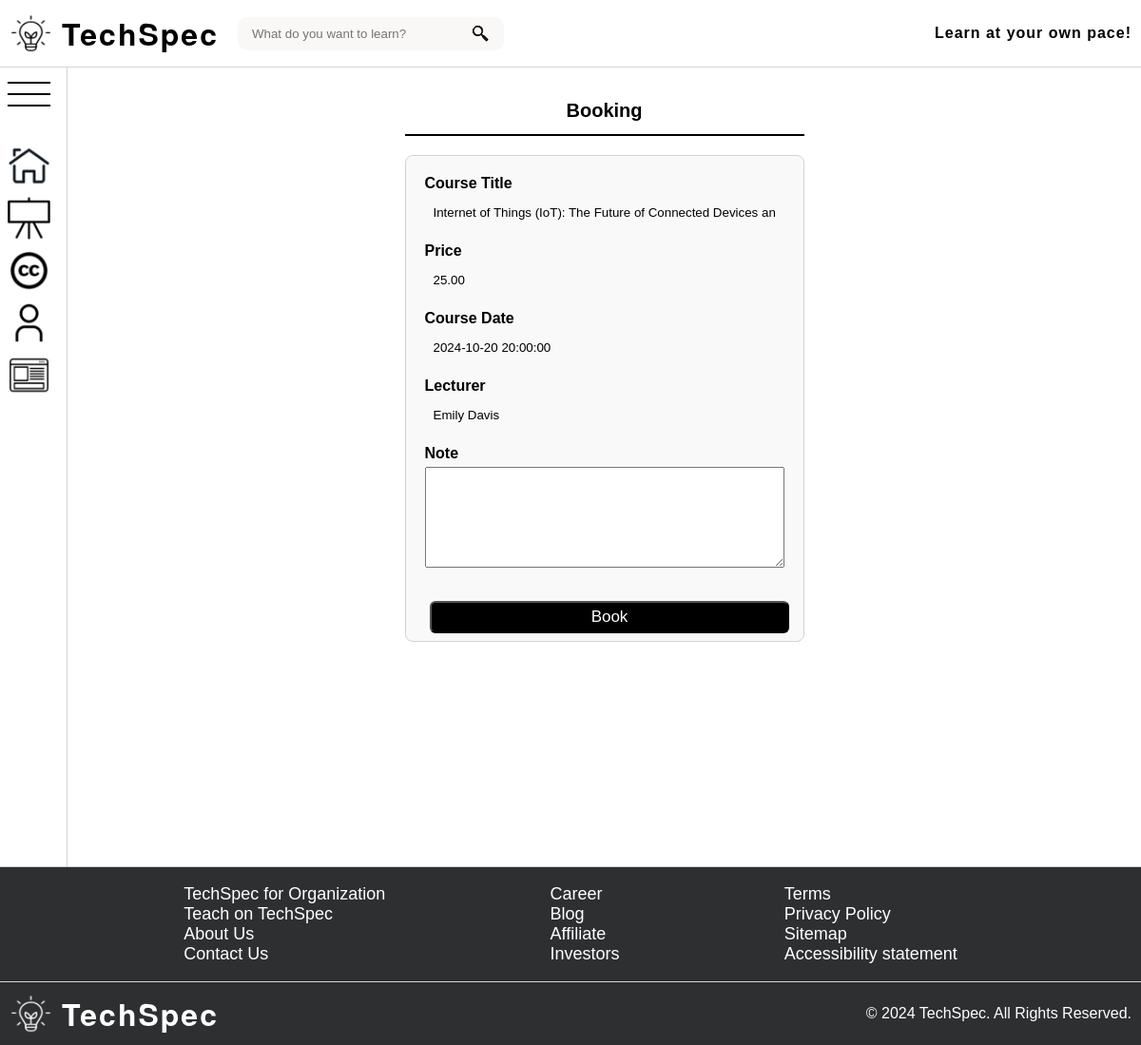
The app's page /content/booking.php?courseId=2 (signed in), older data.
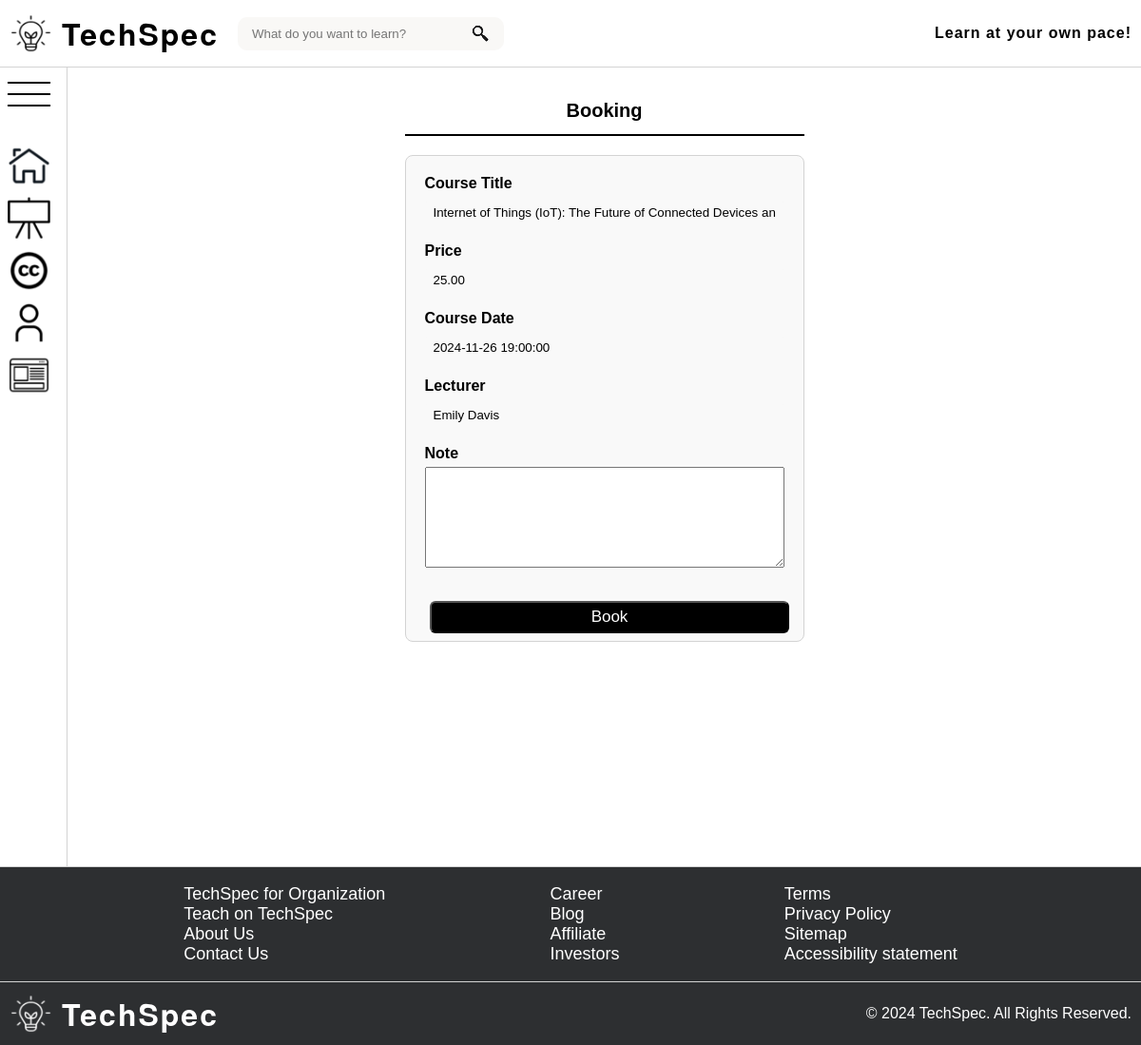
The same page, newer data.
### tables this page shows
CREATE TABLE `training_sessions` (
  `trainingID` MEDIUMINT(8) PRIMARY KEY AUTO_INCREMENT,
  `title` VARCHAR(255) NOT NULL,
  `description` TEXT NOT NULL,
  `session_date` DATETIME NOT NULL,
  `price_per_person` DECIMAL(7,2) NOT NULL,
  `discount_price` DECIMAL(7,2),
  `session_imagepath` VARCHAR(255),
  `image_alt` VARCHAR(255),
  `lecturer` VARCHAR(255),
  `category` VARCHAR(255)
);

### content/logic/CoursesManager.php (called while the page is built, shortened)
<?php
class CoursesManager
{
    private static $instance;
    private $courses;
    public static function getInstance()
    {
        if (!isset(self::$instance)) {
            static::$instance = new CoursesManager();
            static::$instance->load();
        }
        return static::$instance;
    }
    private function load()
    {
        try {
            $conn = ConnectionManager::getInstance()->getConnection();
            $stmt = mysqli_prepare($conn, "SELECT * FROM training_sessions");
            if (!mysqli_stmt_execute($stmt)) {
                throw new Exception(Message::INTERNAL_SERVER_ERROR . mysqli_stmt_error($stmt));
            }
            $result = mysqli_stmt_get_result($stmt);
            while ($course = mysqli_fetch_assoc($result)) {
                $this->courses[] = $course;
            }
        } finally {
            $conn = null;
            $stmt = null;
        }
    }
    public function getCoursesById($id)
    {
        $array = [];
        foreach ($this->courses as $course) {
            if ($course['trainingID'] === $id) {
                array_push($array, $course);
            }
        }
        return $array;
    }
}

### content/booking.php (the view, shortened to what this page needs)
<?php
require_once 'shared.php';
require_once './logic/CoursesManager.php';
$isLogin = isset($_SESSION['id']) && isset($_SESSION['name']);
$courseId = filter_input(INPUT_GET, 'courseId', FILTER_VALIDATE_INT);
$coursesManager = CoursesManager::getInstance();
foreach ($coursesManager->getCoursesById(intval($courseId)) as $course) {
  $title = $course['title'];
  $date = $course['session_date'];
  $price = $course['price_per_person'];
  $discountPrice = $course['discount_price'];
  $lecturer = $course['lecturer'];
}
?>
<!DOCTYPE html>
<html lang="en">
<head>
  <link
    href="../assets/stylesheets/common.css"
    rel="stylesheet"
    type="text/css" />
</head>
<body>
  <?php echo stringifyHeaderHtml($isLogin); ?>
  <div class="main-wrapper">
    <?php echo stringifySidebarHtml($isLogin); ?>
    <main>
      <div id="form-wrapper">
        <label id="form-label">Booking</label>
        <form action="" method="post">
          <div class="form-row">
            <label>Course Title</label>
            <input class="disabled" type="text" value="<?= $title ?>" readonly>
          </div>
          <div class="form-row">
            <label>Price</label>
            <?php if ($discountPrice): ?>
              <input class="disabled" type="text" value="<?= $discountPrice ?>" readonly>
            <?php else: ?>
              <input class="disabled" type="text" value="<?= $price ?>" readonly>
            <?php endif; ?>
          </div>
          <div class="form-row">
            <label>Course Date</label>
            <input class="disabled" type="text" value="<?= $date ?>" readonly>
          </div>
          <div class="form-row">
            <label>Lecturer</label>
            <input class="disabled" type="text" value="<?= $lecturer ?>" readonly>
          </div>
          <div class="form-row">
            <label for="note">Note</label>
            <textarea id="note" name="note" rows="5" maxlength="1000"></textarea>
          </div>
          <button type="submit" class="base-btn" name="book" value="book">
            Book
          </button>
        </form>
      </div>
  </div>
  <?php echo stringifyFooterHtml(); ?>
</body>
</html>

### content/shared.php (shortened to what this page needs)
<?php
function stringifyHeaderHtml($isLogin)
{
    $messages = [
        'Welcome to TechSpec!',
        'Boost your skills!',
        'Enjoy our courses!',
        'Learn at your own pace!',
        'Discover new possibilities!',
        'Achieve your goals with us!',
    ];
    $message = $messages[rand(0, count($messages) - 1)];
    $userAuthHtml =
        $isLogin ? "<p id='welcome-msg'>$message</p>" :
        "<a class='base-link' href='./signup.php'>Sign Up</a> <a class='base-link' href='./login.php'>Login</a>";
    return <<< Header
        <header class="flex-row-center-space-between">
        <div class="flex-row">
            <a class="flex-row" href="./index.php">
                <img
                class="logo-img"
                src="../assets/images/logo-dark.png"
                alt="Company Logo" />
                <p class="company-name">TechSpec</p>
            </a>
            <div id="search-area">
                <input
                id="search-bar"
                type="search"
                placeholder="What do you want to learn?" />
            </div>
        </div>
    <div>
    $userAuthHtml
    </div>
    </header>
    Header;
}
function stringifySidebarHtml($isLogin)
{
    $account =
        $isLogin
        ? "<li>
                <a class='flex-row' href='./account.php'>
                    <img
                        class='list-icon'
                        src='../assets/images/icon_account.png'
                        alt='Account Icon' />
                        <p>Account</p>
                </a>
            </li>"
        : "";
    return <<< Sidebar
        <aside>
            <div id="hamburger-menu" class="list-icon">
                <span></span>
                <span></span>
                <span></span>
            </div>
            <nav>
                <ul id="sidebar-list">
                    <li>
                        <a class="flex-row" href="./index.php">
                            <img
                                class="list-icon"
                                src="../assets/images/icon_home.png"
                                alt="Home Icon" />
                            <p>Home</p>
                        </a>
                    </li>
                    <li>
                        <a class="flex-row" href="./courses.php">
                            <img
                                class="list-icon"
                                src="../assets/images/icon_courses.png"
                                alt="Courses Icon" />
                            <p>Courses</p>
                        </a>
                    </li>
                    <li>
                        <a class="flex-row" href="./credit.php">
                            <img
                                class="list-icon"
                                src="../assets/images/icon_credit.png"
                                alt="Credit Icon" />
                            <p>Credit</p>
                        </a>
                    </li>
                    $account
                    <li>
                        <a
                        class="flex-row"
                        href="../assets/wireframe.pdf"
                        target="_blank">
                            <img
                                class="list-icon"
                                src="../assets/images/icon_wireframe.png"
                                alt="WireFrame Icon" />
                            <p>WireFrame</p>
                        </a>
                    </li>
                </ul>
            </nav>
        </aside>
        Sidebar;
}
function stringifyFooterHtml()
{
    return <<< Footer
        <footer>
            <div class="flex-row-center-space-evenly">
                <ul>
                    <li>TechSpec for Organization</li>
                    <li>Teach on TechSpec</li>
                    <li>About Us</li>
                    <li>Contact Us</li>
                </ul>
                <ul>
                    <li>Career</li>
                    <li>Blog</li>
                    <li>Affiliate</li>
                    <li>Investors</li>
                </ul>
                <ul>
                    <li>Terms</li>
                    <li>Privacy Policy</li>
                    <li>Sitemap</li>
                    <li>Accessibility statement</li>
                </ul>
            </div>
            <div class="flex-row-center-space-between">
                <a class="flex-row" href="./index.php">
                    <img
                    class="logo-img"
                    src="../assets/images/logo-light.png"
                    alt="Company Logo" />
                    <p class="company-name">TechSpec</p>
                </a>
                <p id="copy-right">© 2024 TechSpec. All Rights Reserved.</p>
            </div>
        </footer>
    Footer;
}

### assets/stylesheets/common.css (style rules this page uses)
html, body { width: 100%; margin: 0; font-family: Arial, sans-serif; }
html { height: 100%; }
body { display: flex; flex-direction: column; min-height: 100vh; }
header { padding: 10px; border-bottom: 1px solid #d3d3d3; }
aside { width: 70px; transition: width 0.3s ease; border-right: 1.5px solid #d3d3d3; }
main { display: flex; flex-direction: column; align-items: center; width: calc(100% - 70px); transition: width 0.3s ease; min-height: 100vh; margin: 20px auto; }
a { color: inherit; text-decoration: none; }
ul { padding: 0; list-style: none; }
footer { position: relative; margin-top: auto; width: 100%; border-top: 1px solid #d3d3d3; color: #ffffff; background-color: #2d2f31; }
footer > div:first-child { padding: 0 20px; }
footer > div:last-child { padding: 10px; }
footer > div:first-child { border-bottom: 1px solid #d3d3d3; }
footer > div:first-child > ul { font-size: 18px; cursor: pointer; }
.logo-img { width: 45px; height: 40px; }
.company-name { margin: 0 0 0 10px; letter-spacing: 2px; font-family: "Helvetica Neue", Arial, sans-serif; font-size: 32px; font-weight: bold; }
#search-area { position: relative; margin-left: 20px; }
#search-bar { width: 280px; height: 35px; padding-right: 40px; padding-left: 15px; border: none; border-radius: 10px; outline: none; background-color: #f9f8f6; background-image: url("../images/icon_search.png"); background-repeat: no-repeat; background-position: right 10px center; }
#welcome-msg { margin-left: 10px; font-weight: bold; letter-spacing: 1px; }
.main-wrapper { display: flex; flex-direction: row; }
#hamburger-menu { margin-top: 15px; border: none; background-color: transparent; }
#hamburger-menu > span { display: block; background-color: #000000; width: 45px; height: 2px; transition: all 0.3s ease; }
#hamburger-menu > span:not(:last-child) { margin-bottom: 10px; }
.list-icon { width: 45px; height: 45px; margin-right: 1vw; padding-left: 8px; }
#sidebar-list > li { letter-spacing: 2px; color: #000000; padding: 5px 0; font-size: 1.15vw; }
#copy-right { margin: 0; }
.flex-row { display: flex; align-items: center; flex-direction: row; }
.flex-row-center-space-between { display: flex; align-items: center; flex-direction: row; justify-content: space-between; }
.flex-row-center-space-evenly { display: flex; align-items: center; flex-direction: row; justify-content: space-evenly; }
.base-btn { margin: 3px 5.5px; padding: 5px 20px; cursor: pointer; text-align: center; color: #ffffff; border-radius: 6px; background-color: #000000; font-size: 17px; }
#form-wrapper { display: flex; flex-wrap: wrap; width: min(35vw, 90%); min-width: 280px; }
#form-label { display: flex; align-items: center; flex: 1; justify-content: center; order: -1; height: 50px; border-bottom: 2px solid #000000; font-size: 1.25rem; font-weight: bold; }
#form-wrapper > form { width: 100%; margin: 20px auto; padding: 20px 20px 5px 20px; border: 1px solid #d3d3d3; border-radius: 8px; background: #f9f9f9; }
.form-row { display: flex; flex-direction: column; margin-bottom: 15px; }
.form-row > label { margin-bottom: 5px; font-weight: bold; }
.form-row > input { padding: 8px; border: 1px solid #d3d3d3; border-radius: 8px; transition: border-color 0.3s ease; outline: none; }
.form-row > input.disabled { background-color: #f9f9f9; border-color: #f9f9f9; }
.form-row > textarea { min-height: 100px; max-height: 300px; resize: vertical; }
form > .base-btn { margin-top: 20px; width: 100%; }

Row changes from the older to the newer data that the page shows:
changed training_sessions "Internet of Things (IoT): The Future of Connected Devices and Data": session_date "2024-10-20 20:00:00" → "2024-11-26 19:00:00"
